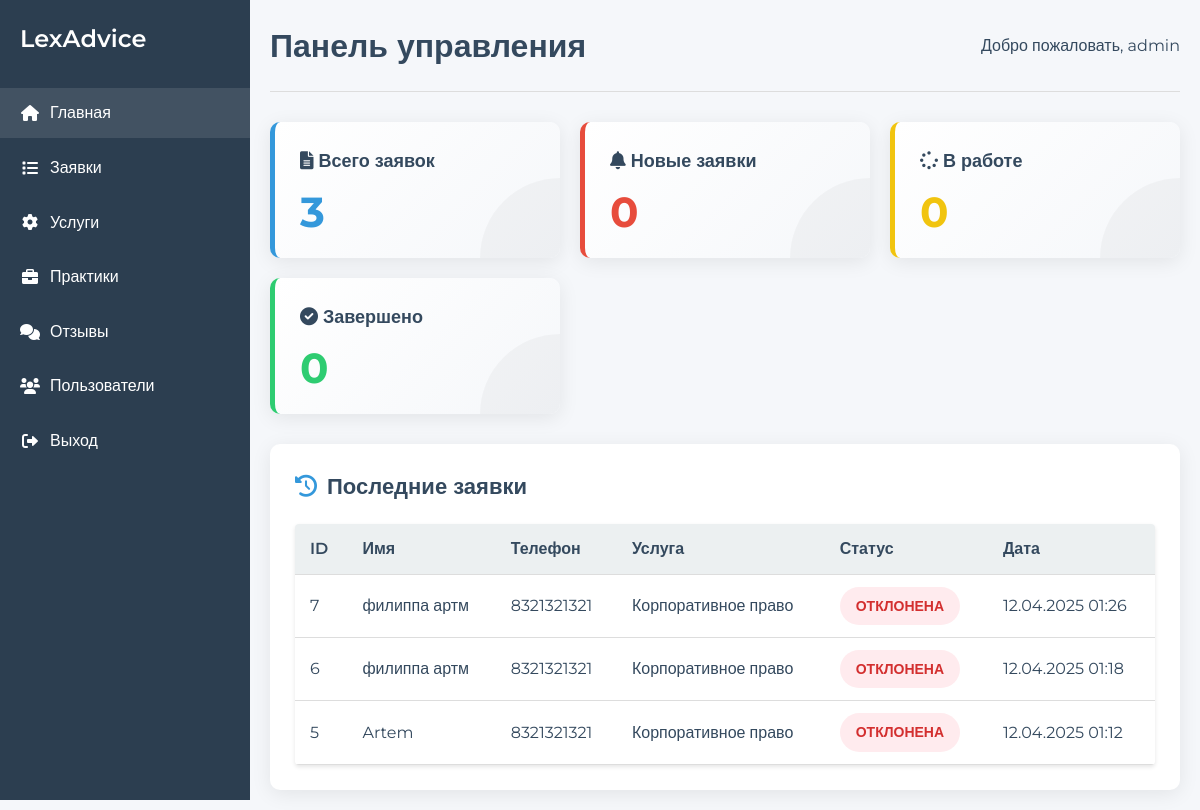
/admin/index.php (signed in), run on the app's committed database.
### tables this page shows
CREATE TABLE `applications` (
  `id` int(11) NOT NULL,
  `name` varchar(100) NOT NULL,
  `email` varchar(100) NOT NULL,
  `phone` varchar(20) NOT NULL,
  `service_id` int(11) DEFAULT NULL,
  `message` text DEFAULT NULL,
  `status` enum('new','in_progress','completed','rejected') NOT NULL DEFAULT 'new',
  `comment` text DEFAULT NULL,
  `created_at` timestamp NULL DEFAULT current_timestamp()
);

CREATE TABLE `services` (
  `id` int(11) NOT NULL,
  `title` varchar(100) NOT NULL,
  `description` text DEFAULT NULL,
  `price` decimal(10,2) NOT NULL,
  `created_at` timestamp NULL DEFAULT current_timestamp()
);

### admin/index.php (the view, shortened to what this page needs)
<?php
include '../components/core.php';
require_once __DIR__ . '/template.php';
$stats = [
    'total_applications' => $mysqli->query("SELECT COUNT(*) FROM applications")->fetch_row()[0],
    'new_applications' => $mysqli->query("SELECT COUNT(*) FROM applications WHERE status = 'new'")->fetch_row()[0],
    'in_progress' => $mysqli->query("SELECT COUNT(*) FROM applications WHERE status = 'in_progress'")->fetch_row()[0],
    'completed' => $mysqli->query("SELECT COUNT(*) FROM applications WHERE status = 'completed'")->fetch_row()[0]
];
$result = $mysqli->query("
    SELECT a.*, s.title as service_title
    FROM applications a
    LEFT JOIN services s ON a.service_id = s.id
    ORDER BY a.created_at DESC LIMIT 5
");
$recent_applications = $result->fetch_all(MYSQLI_ASSOC);
?>
<div class="admin-content">
    <div class="stats-grid">
        <div class="stat-card">
            <h3><i class="fas fa-file-alt"></i> Всего заявок</h3>
            <div class="number"><?php echo $stats['total_applications']; ?></div>
        </div>
        <div class="stat-card">
            <h3><i class="fas fa-bell"></i> Новые заявки</h3>
            <div class="number"><?php echo $stats['new_applications']; ?></div>
        </div>
        <div class="stat-card">
            <h3><i class="fas fa-spinner"></i> В работе</h3>
            <div class="number"><?php echo $stats['in_progress']; ?></div>
        </div>
        <div class="stat-card">
            <h3><i class="fas fa-check-circle"></i> Завершено</h3>
            <div class="number"><?php echo $stats['completed']; ?></div>
        </div>
    </div>
    <div class="recent-applications">
        <h2><i class="fas fa-history"></i> Последние заявки</h2>
        <table>
            <thead>
                <tr>
                    <th>ID</th>
                    <th>Имя</th>
                    <th>Телефон</th>
                    <th>Услуга</th>
                    <th>Статус</th>
                    <th>Дата</th>
                </tr>
            </thead>
            <tbody>
                <?php if (count($recent_applications) > 0): ?>
                    <?php foreach ($recent_applications as $app): ?>
                    <tr>
                        <td><?php echo $app['id']; ?></td>
                        <td><?php echo htmlspecialchars($app['name']); ?></td>
                        <td><?php echo htmlspecialchars($app['phone']); ?></td>
                        <td><?php echo htmlspecialchars($app['service_title'] ?? 'Не указана'); ?></td>
                        <td>
                            <span class="status-badge status-<?php echo $app['status']; ?>">
                                <?php
                                $status_labels = [
                                    'new' => 'Новая',
                                    'in_progress' => 'В работе',
                                    'completed' => 'Завершена',
                                    'rejected' => 'Отклонена'
                                ];
                                echo $status_labels[$app['status']] ?? 'Новая';
                                ?>
                            </span>
                        </td>
                        <td><?php echo date('d.m.Y H:i', strtotime($app['created_at'])); ?></td>
                    </tr>
                    <?php endforeach; ?>
                <?php else: ?>
                    <tr>
                        <td colspan="6" class="text-center">Нет доступных заявок</td>
                    </tr>
                <?php endif; ?>
            </tbody>
        </table>
    </div>
</div>
<?php
$content = ob_get_clean();
renderAdminTemplate("Панель управления", $content);
?>

### admin/template.php (shortened to what this page needs)
<?php
function renderAdminTemplate($title, $content) {
    ?>
    <!DOCTYPE html>
    <html lang="ru">
    <head>
        <link rel="stylesheet" href="https://cdnjs.cloudflare.com/ajax/libs/font-awesome/6.0.0/css/all.min.css">
        <link rel="stylesheet" href="/css/admin.css">
    </head>
    <body>
        <div class="admin-container">
            <div class="sidebar">
                <div class="sidebar-header">
                    <h2>LexAdvice</h2>
                </div>
                <ul class="sidebar-menu">
                    <li><a href="index.php" <?php echo basename($_SERVER['PHP_SELF']) == 'index.php' ? 'class="active"' : ''; ?>><i class="fas fa-home"></i> Главная</a></li>
                    <li><a href="applications.php" <?php echo basename($_SERVER['PHP_SELF']) == 'applications.php' ? 'class="active"' : ''; ?>><i class="fas fa-list"></i> Заявки</a></li>
                    <li><a href="services.php" <?php echo basename($_SERVER['PHP_SELF']) == 'services.php' ? 'class="active"' : ''; ?>><i class="fas fa-cog"></i> Услуги</a></li>
                    <li><a href="practices.php" <?php echo basename($_SERVER['PHP_SELF']) == 'practices.php' ? 'class="active"' : ''; ?>><i class="fas fa-briefcase"></i> Практики</a></li>
                    <li><a href="testimonials.php" <?php echo basename($_SERVER['PHP_SELF']) == 'testimonials.php' ? 'class="active"' : ''; ?>><i class="fas fa-comments"></i> Отзывы</a></li>
                    <li><a href="users.php" <?php echo basename($_SERVER['PHP_SELF']) == 'users.php' ? 'class="active"' : ''; ?>><i class="fas fa-users"></i> Пользователи</a></li>
                    <li><a href="logout.php"><i class="fas fa-sign-out-alt"></i> Выход</a></li>
                </ul>
            </div>
            <div class="main-content">
                <div class="header">
                    <h1><?php echo htmlspecialchars($title); ?></h1>
                    <div>Добро пожаловать, <?php echo htmlspecialchars($_SESSION['username']); ?></div>
                </div>
                <?php echo $content; ?>
            </div>
        </div>
    </body>
    </html>
    <?php
}
?>

### css/admin.css (style rules this page uses)
:root { --primary-color: #3498db; --secondary-color: #2c3e50; --success-color: #2ecc71; --danger-color: #e74c3c; --warning-color: #f1c40f; --light-color: #ecf0f1; --dark-color: #34495e; --border-color: #ddd; --shadow-color: rgba(0, 0, 0, 0.1); }
a { text-decoration: none; color: inherit; }
* { margin: 0; padding: 0; box-sizing: border-box; }
body { font-family: 'Montserrat', sans-serif; background-color: #f5f7fa; color: var(--dark-color); line-height: 1.6; }
.admin-container { display: flex; min-height: 100vh; }
.sidebar { width: 250px; background-color: var(--secondary-color); color: white; padding: 20px 0; position: fixed; height: 100vh; overflow-y: auto; }
.sidebar-header { padding: 0 20px; margin-bottom: 30px; }
.sidebar-header h2 { font-size: 1.5rem; font-weight: 600; }
.sidebar-menu { list-style: none; }
.sidebar-menu li { margin-bottom: 5px; }
.sidebar-menu a { display: flex; align-items: center; padding: 12px 20px; color: white; text-decoration: none; transition: background-color 0.3s; }
.sidebar-menu a:hover, .sidebar-menu a.active { background-color: rgba(255, 255, 255, 0.1); }
.sidebar-menu i { margin-right: 10px; width: 20px; text-align: center; }
.main-content { flex: 1; margin-left: 250px; padding: 20px; }
.header { display: flex; justify-content: space-between; align-items: center; margin-bottom: 30px; padding-bottom: 20px; border-bottom: 1px solid var(--border-color); }
table { width: 100%; border-collapse: collapse; background-color: white; box-shadow: 0 2px 4px var(--shadow-color); border-radius: 4px; overflow: hidden; }
th, td { padding: 12px 15px; text-align: left; border-bottom: 1px solid var(--border-color); }
th { background-color: var(--light-color); font-weight: 600; }
.status-badge, .role-badge { display: inline-block; padding: 5px 10px; border-radius: 4px; font-size: 12px; font-weight: 500; }
.status-rejected { background-color: var(--danger-color); color: white; }
.stats-grid { display: grid; grid-template-columns: repeat(auto-fit, minmax(240px, 1fr)); gap: 20px; margin-bottom: 30px; }
.stat-card { background: linear-gradient(135deg, #ffffff, #f5f7fa); border-radius: 10px; padding: 25px; box-shadow: 0 4px 20px rgba(0, 0, 0, 0.08); transition: all 0.3s ease; border-left: 5px solid var(--primary-color); position: relative; overflow: hidden; }
.stat-card:nth-child(1) { border-left-color: var(--primary-color); }
.stat-card:nth-child(2) { border-left-color: var(--danger-color); }
.stat-card:nth-child(3) { border-left-color: var(--warning-color); }
.stat-card:nth-child(4) { border-left-color: var(--success-color); }
.stat-card h3 { font-size: 18px; color: var(--dark-color); margin-bottom: 15px; font-weight: 600; }
.stat-card .number { font-size: 42px; font-weight: 700; line-height: 1; position: relative; color: var(--dark-color); }
.stat-card:nth-child(1) .number { color: var(--primary-color); }
.stat-card:nth-child(2) .number { color: var(--danger-color); }
.stat-card:nth-child(3) .number { color: var(--warning-color); }
.stat-card:nth-child(4) .number { color: var(--success-color); }
.stat-card::after { content: ''; position: absolute; bottom: 0; right: 0; width: 80px; height: 80px; background-color: rgba(0, 0, 0, 0.03); border-top-left-radius: 100%; }
.admin-content h2 { font-size: 22px; font-weight: 600; margin-bottom: 20px; color: var(--dark-color); display: flex; align-items: center; }
.admin-content h2 i { margin-right: 10px; color: var(--primary-color); }
.recent-applications { background-color: white; border-radius: 10px; padding: 25px; box-shadow: 0 4px 20px rgba(0, 0, 0, 0.08); }
.status-badge { display: inline-block; padding: 8px 16px; border-radius: 20px; font-size: 14px; font-weight: 600; text-transform: uppercase; }
.status-rejected { background-color: #ffebee; color: #d32f2f; }

### data on the page
applications: id "7", name "филиппа артм", phone "8321321321", service.title "Корпоративное право", status "ОТКЛОНЕНА", created_at "12.04.2025 01:26"
applications: id "6", name "филиппа артм", phone "8321321321", service.title "Корпоративное право", status "ОТКЛОНЕНА", created_at "12.04.2025 01:18"
applications: id "5", name "Artem", phone "8321321321", service.title "Корпоративное право", status "ОТКЛОНЕНА", created_at "12.04.2025 01:12"

### other printed values
$title "Панель управления"
$_SESSION['username'] "admin"
$stats['total_applications'] "3"
$stats['new_applications'] "0"
$stats['in_progress'] "0"
$stats['completed'] "0"
